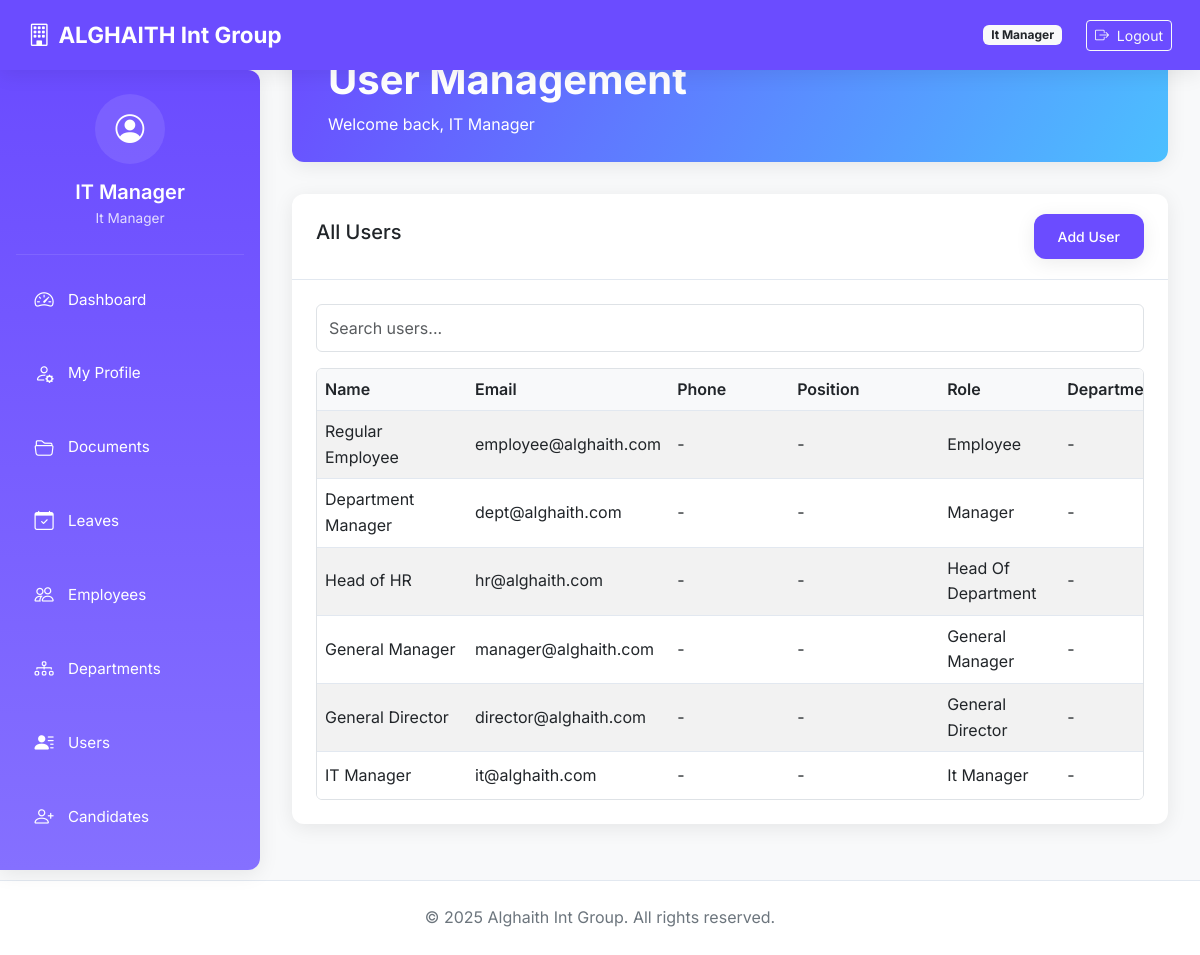
Screenshot of /dashboard/users (signed in) with the database file from the repository.
### core/models.py (models this page shows, shortened)
class User(db.Model, UserMixin):
    __tablename__ = 'users'
    id = db.Column(db.Integer, primary_key=True)
    email = db.Column(db.String(120), unique=True, nullable=False, index=True)
    password_hash = db.Column(db.String(200), nullable=False)
    name = db.Column(db.String(100), nullable=False)
    role = db.Column(db.String(50), nullable=False)  # General Director, IT Manager, etc.
    avatar = db.Column(db.String(255), nullable=True)
    access_code = db.Column(db.String(20), unique=True, nullable=False)
    phone = db.Column(db.String(20), nullable=True)
    position = db.Column(db.String(100), nullable=True)
    created_at = db.Column(db.DateTime, default=datetime.utcnow)
    last_login = db.Column(db.DateTime)
    login_count = db.Column(db.Integer, default=0)
    is_active = db.Column(db.Boolean, default=True, nullable=False)
    documents = db.relationship('UserDocument', back_populates='user', cascade="all, delete-orphan")
    folders_created = db.relationship('Folder', back_populates='creator', cascade="all, delete-orphan")
    activities = db.relationship('ActivityLog', back_populates='user', cascade="all, delete-orphan")
    leave_requests = db.relationship('LeaveRequest', back_populates='requester', foreign_keys='LeaveRequest.user_id')
    approved_requests = db.relationship('LeaveRequest', back_populates='approver', foreign_keys='LeaveRequest.approver_id')
    @property
    def is_authenticated(self):
        return True

### modules/dashboard/routes.py (the view)
@dashboard_bp.route('/users')
@login_required
@role_required(['it_manager', 'general_director'])
def user_management():
    users = User.query.order_by(User.created_at.desc()).all()
    return render_template('dashboard/users.html', users=users)

### modules/auth/forms.py
class LogoutForm(FlaskForm):
    submit = SubmitField('Logout')

### app.py (called while the page is built)
@login_manager.user_loader
def load_user(user_id):
    from core.models import User
    return db.session.get(User, int(user_id))

@app.before_request
def make_session_permanent():
    session.permanent = True

### templates/dashboard/users.html (shortened to what this page needs)
{% extends "dashboard/base_dashboard.html" %}
{% block dashboard_title %}User Management{% endblock %}
{% block dashboard_content %}
<div class="card">
  <div class="card-header d-flex justify-content-between align-items-center">
    <h5>All Users</h5>
    <a href="{{ url_for('user.user_create') }}" class="btn btn-primary btn-sm">Add User</a>
  </div>
  <div class="card-body">
    <input class="form-control mb-3" id="searchInput" type="text" placeholder="Search users...">
    <div class="table-responsive-custom">
      <table class="table table-striped table-hover" id="userTable">
        <thead>
          <tr>
            <th style="min-width: 150px;">Name</th>
            <th style="min-width: 200px;">Email</th>
            <th style="min-width: 120px;">Phone</th>
            <th style="min-width: 150px;">Position</th>
            <th style="min-width: 120px;">Role</th>
            <th style="min-width: 150px;">Department</th>
          </tr>
        </thead>
        <tbody>
          {% for user in users %}
          <tr>
            <td>{{ user.name }}</td>
            <td>{{ user.email }}</td>
            <td>{{ user.phone or '-' }}</td>
            <td>{{ user.position or '-' }}</td>
            <td>{{ user.role|replace('_',' ')|title }}</td>
            <td>{{ user.department.name if user.department else '-' }}</td>
          </tr>
          {% endfor %}
        </tbody>
      </table>
    </div>
  </div>
</div>
{% endblock %}

### templates/dashboard/base_dashboard.html (shortened to what this page needs)
<!DOCTYPE html>
<html lang="en">
<head>
    <link href="https://cdn.jsdelivr.net/npm/bootstrap@5.3.0/dist/css/bootstrap.min.css" rel="stylesheet">
    <link href="https://cdn.jsdelivr.net/npm/bootstrap-icons@1.10.5/font/bootstrap-icons.css" rel="stylesheet">
    <link rel="stylesheet" href="{{ url_for('static', filename='css/styles.css') }}">
</head>
<body>
<nav class="navbar navbar-expand-lg navbar-dark">
    <div class="container-fluid">
        <a class="navbar-brand" href="{{ url_for('dashboard.role_dashboard') }}">
            <i class="bi bi-building me-2"></i>ALGHAITH Int Group
        </a>
        <div class="d-flex align-items-center">
            <span class="badge bg-light text-dark me-3 d-none d-md-inline">{{ current_user.role|replace('_', ' ')|title }}</span>
            {% if current_user.is_authenticated %}
            <div class="desktop-logout">
                <form method="post" action="{{ url_for('auth.logout') }}" class="ms-2 d-inline">
                    <button type="submit" class="btn btn-sm btn-outline-light">
                        <i class="bi bi-box-arrow-right me-1"></i> Logout
                    </button>
                </form>
            </div>
            {% endif %}
        </div>
    </div>
</nav>
<div class="sidebar" id="sidebarMenu">
    <div class="sidebar-header">
        <div class="user-info">
            <div class="user-avatar">
                <i class="bi bi-person-circle"></i>
            </div>
            <h5 class="user-name">{{ current_user.name }}</h5>
            <div class="user-role">{{ current_user.role|replace('_', ' ')|title }}</div>
        </div>
    </div>
    <ul class="nav flex-column">
        <li class="nav-item">
            <a class="nav-link" href="{{ url_for('dashboard.role_dashboard') }}">
                <i class="bi bi-speedometer2"></i> <span class="link-text">Dashboard</span>
            </a>
        </li>
        <li class="nav-item">
            <a class="nav-link" href="{{ url_for('profile.my_profile') }}">
                <i class="bi bi-person-gear"></i> <span class="link-text">My Profile</span>
            </a>
        </li>
        <li class="nav-item">
            <a class="nav-link" href="{{ url_for('docs.list_documents') }}">
                <i class="bi bi-folder2-open"></i> <span class="link-text">Documents</span>
            </a>
        </li>
        <li class="nav-item">
            <a class="nav-link" href="{{ url_for('leave.leaves_dashboard') }}">
                <i class="bi bi-calendar-check"></i> <span class="link-text">Leaves</span>
            </a>
        </li>
        <li class="nav-item">
            <a class="nav-link" href="{{ url_for('dashboard.employee_summary') }}">
                <i class="bi bi-people"></i> <span class="link-text">Employees</span>
            </a>
        </li>
        <li class="nav-item">
            <a class="nav-link" href="{{ url_for('department.department_summary') }}">
                <i class="bi bi-diagram-3"></i> <span class="link-text">Departments</span>
            </a>
        </li>
        <li class="nav-item">
            <a class="nav-link" href="{{ url_for('dashboard.user_management') }}">
                <i class="bi bi-person-lines-fill"></i> <span class="link-text">Users</span>
            </a>
        </li>
        <li class="nav-item">
            <a class="nav-link" href="{{ url_for('candidates.list_candidates') }}">
                <i class="bi bi-person-plus"></i> <span class="link-text">Candidates</span>
            </a>
        </li>
    </ul>
</div>
<div class="main-content">
    <div class="dashboard-header">
        <div class="container-fluid">
            <h1 class="dashboard-title">{% block dashboard_title %}Dashboard{% endblock %}</h1>
            <p class="mb-0">Welcome back, {{ current_user.name }}</p>
        </div>
    </div>
    {% block dashboard_content %}{% endblock %}
</div>
<footer>
    <div class="container-fluid">
        &copy; 2025 Alghaith Int Group. All rights reserved.
    </div>
</footer>
</body>
</html>

### static/css/styles.css (style rules this page uses)
:root { --brand-primary: #6b4cff; --brand-secondary: #2ad29b; --brand-accent: #4cbfff; --background: #ffffff; --card-bg: #f5f7fb; --text-main: #2e2e2e; --text-muted: #8a94a6; --success: #2ecc71; --warning: #f1c40f; --danger: #e74c3c; --shadow-soft: 0 10px 30px rgba(0,0,0,0.08); --radius-lg: 1rem; --sidebar-width: 220px; }
body { background-color: var(--background); color: var(--text-main); font-family: "Inter", sans-serif; line-height: 1.6; }
.navbar { box-shadow: var(--shadow-soft); }
.sidebar { min-height: 100vh; width: var(--sidebar-width); background: linear-gradient(180deg, var(--brand-primary), var(--brand-accent)); color: white; border-radius: 0 var(--radius-lg) var(--radius-lg) 0; padding: 1rem; }
.sidebar .nav-link { color: white; margin-bottom: 0.5rem; border-radius: var(--radius-lg); padding: 0.5rem 1rem; transition: all 0.2s ease-in-out; display: flex; align-items: center; gap: 0.5rem; }
.card, .dashboard-link-card { background: var(--card-bg); border-radius: var(--radius-lg); box-shadow: var(--shadow-soft); transition: transform 0.2s; }
.btn-primary { background: var(--brand-primary); border: none; border-radius: var(--radius-lg); box-shadow: var(--shadow-soft); transition: all 0.2s ease-in-out; }
table { background: var(--card-bg); border-radius: var(--radius-lg); box-shadow: var(--shadow-soft); }
table th, table td { vertical-align: middle; }
.main-content { padding: 2rem; }

### templates/dashboard/users.html (style rules this page uses)
.table-responsive-custom { overflow-x: auto; -webkit-overflow-scrolling: touch; width: 100%; border: 1px solid #dee2e6; border-radius: 0.375rem; }
.table-responsive-custom table { min-width: 800px; width: 100%; margin-bottom: 0; }
.table-responsive-custom thead th { position: sticky; top: 0; background-color: #f8f9fa; z-index: 10; }

### rows the page displays
User: role "It Manager", name "IT Manager", email "it@alghaith.com", phone "-", position "-", department "-"
User: name "Regular Employee", email "employee@alghaith.com", phone "-", position "-", role "Employee", department "-"
User: name "Department Manager", email "dept@alghaith.com", phone "-", position "-", role "Manager", department "-"
User: name "Head of HR", email "hr@alghaith.com", phone "-", position "-", role "Head Of Department", department "-"
User: name "General Manager", email "manager@alghaith.com", phone "-", position "-", role "General Manager", department "-"
User: name "General Director", email "director@alghaith.com", phone "-", position "-", role "General Director", department "-"
